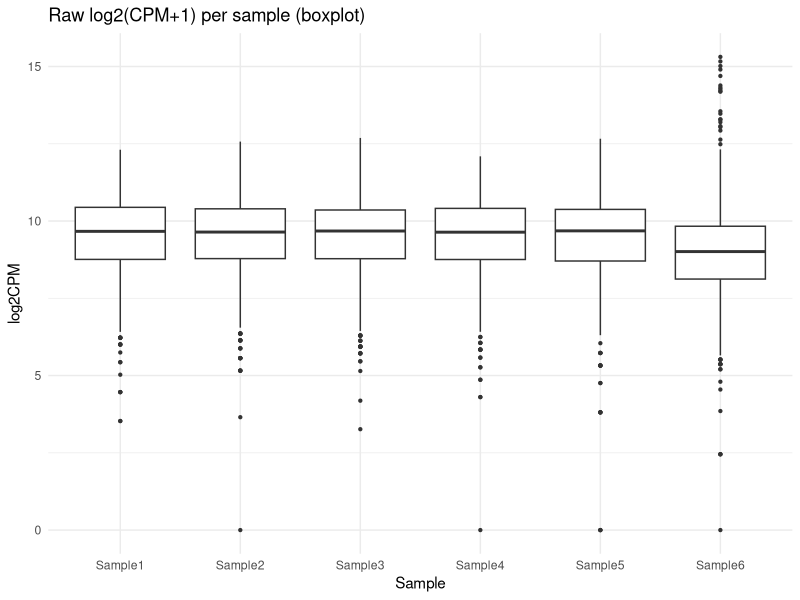
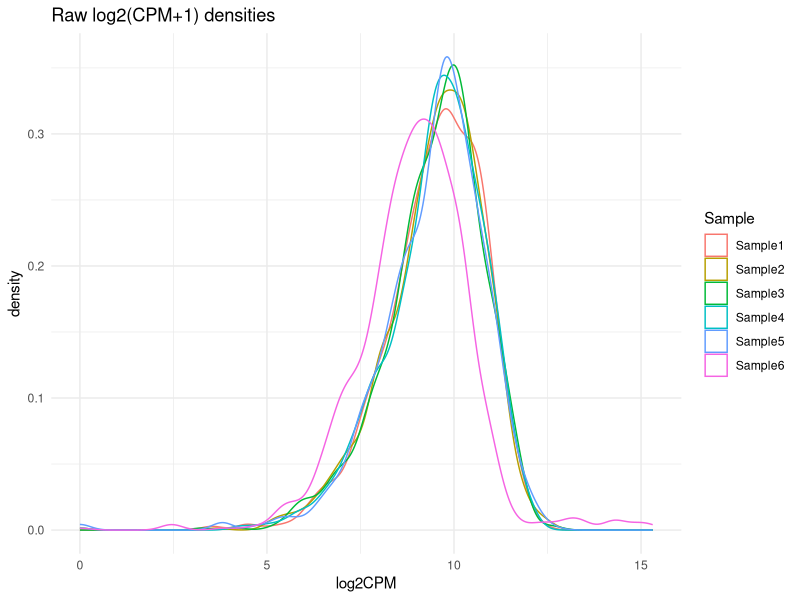
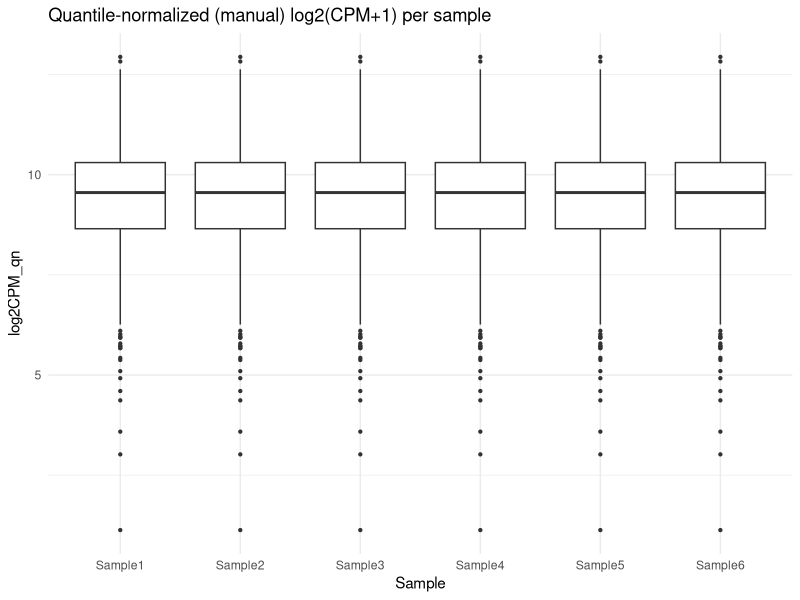
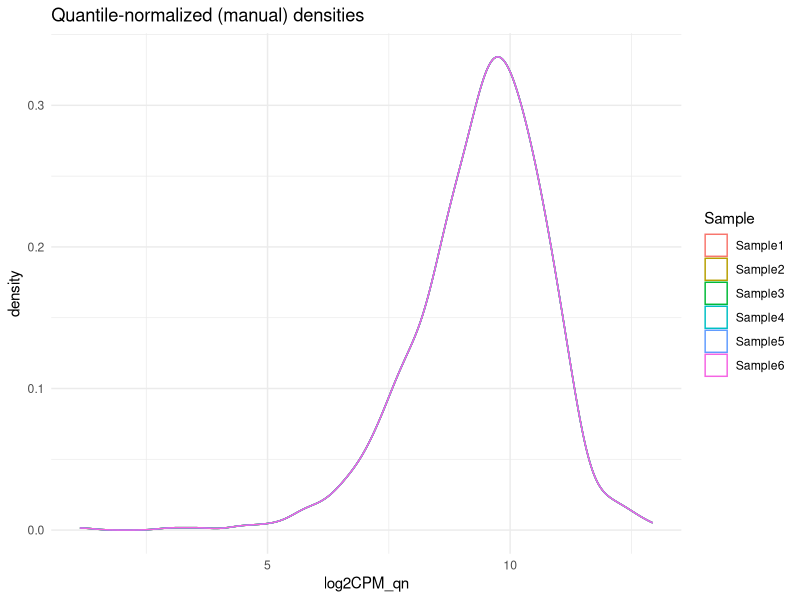
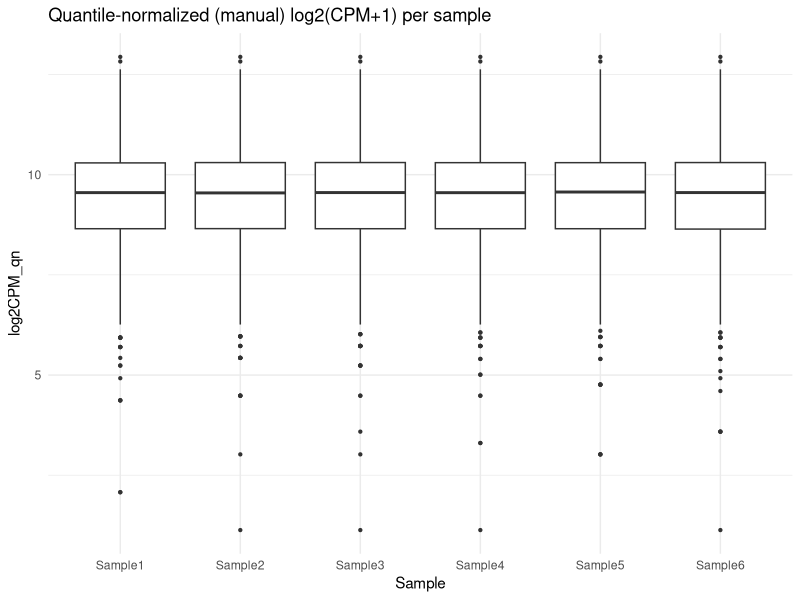
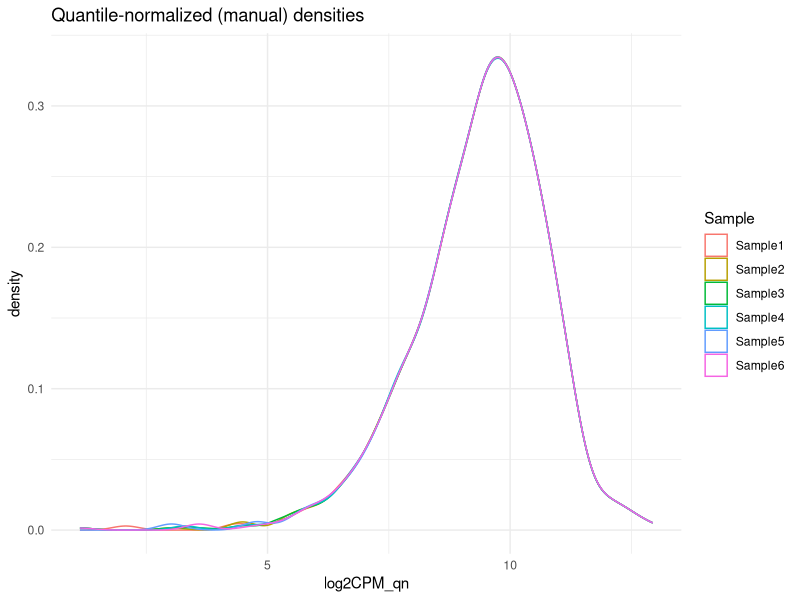

These figures' R source, in order:
## ---- chunk 1
knitr::opts_chunk$set(echo=TRUE, message=FALSE, warning=FALSE, fig.width=7, fig.height=4)
set.seed(123)
## ---- chunk 2
# Install packages if needed (uncomment to install)
# install.packages(c("ggplot2","reshape2","pheatmap"))
# if (!requireNamespace("BiocManager", quietly=TRUE)) install.packages("BiocManager")
# BiocManager::install("limma")

library(ggplot2)
library(reshape2)
library(limma)     # for normalizeBetweenArrays (quantile)
library(pheatmap)
## ---- chunk 3
set.seed(42)
G <- 1000   # genes
S <- 6      # samples

# baseline gene expression means (per-gene)
base_means <- rgamma(G, shape = 2, scale = 50)  # varying baseline abundances

# sample-specific library size factors
libsize_factors <- c(1.0, 0.9, 1.2, 1.1, 0.8, 1.5)

# create matrix of counts using NB (mu scaled by libsize)
dispersion <- 10  # NB size parameter (higher => lower overdispersion)
counts <- matrix(0, nrow=G, ncol=S)
for (s in seq_len(S)) {
  mu_s <- base_means * libsize_factors[s]
  counts[,s] <- rnbinom(G, mu = mu_s, size = dispersion)
}

colnames(counts) <- paste0("Sample", 1:S)
rownames(counts) <- paste0("Gene", seq_len(G))

# introduce compositional bias: in sample 6, amplify a small set of genes
set.seed(3)
highly_expressed <- sample(1:G, 25)
counts[highly_expressed, 6] <- counts[highly_expressed, 6] * 20

# quick summary
library_sizes <- colSums(counts)
round(library_sizes / 1e6, 4)  # in millions
## ---- chunk 4
# compute CPM
cpm <- sweep(counts, 2, colSums(counts), FUN="/") * 1e6
log2cpm <- log2(cpm + 1)

# show head
head(log2cpm)[,1:6]
## ---- chunk 5
df_raw <- melt(log2cpm)
colnames(df_raw) <- c("Gene", "Sample", "log2CPM")

# boxplot
p1 <- ggplot(df_raw, aes(x=Sample, y=log2CPM)) +
  geom_boxplot(outlier.size = 0.8) + ggtitle("Raw log2(CPM+1) per sample (boxplot)") +
  theme_minimal()
p1

# density
p2 <- ggplot(df_raw, aes(x=log2CPM, color=Sample)) +
  geom_density() + ggtitle("Raw log2(CPM+1) densities") + theme_minimal()
p2
## ---- chunk 6
quantile_normalize_manual <- function(mat) {
  # mat: numeric matrix with genes as rows and samples as columns
  stopifnot(is.matrix(mat))
  # 1) sort each column
  sorted_mat <- apply(mat, 2, sort, decreasing = FALSE)
  # 2) row means across sorted values (target quantiles)
  target_quantiles <- rowMeans(sorted_mat, na.rm = TRUE)
  # 3) map target quantiles back to original ranks
  result <- mat * NA
  for (j in seq_len(ncol(mat))) {
    ord <- order(mat[, j], na.last = NA)         # indices of sorted values ascending
    result[ord, j] <- target_quantiles
  }
  return(result)
}

# apply manual quantile normalization
log2cpm_qn_manual <- quantile_normalize_manual(log2cpm)
## ---- chunk 7
df_qn <- melt(log2cpm_qn_manual)
colnames(df_qn) <- c("Gene", "Sample", "log2CPM_qn")

# boxplot after QN
p3 <- ggplot(df_qn, aes(x=Sample, y=log2CPM_qn)) +
  geom_boxplot(outlier.size = 0.8) + ggtitle("Quantile-normalized (manual) log2(CPM+1) per sample") +
  theme_minimal()
p3

# density after QN
p4 <- ggplot(df_qn, aes(x=log2CPM_qn, color=Sample)) +
  geom_density() + ggtitle("Quantile-normalized (manual) densities") + theme_minimal()
p4
## ---- chunk 8
log2cpm_qn_limma <- normalizeBetweenArrays(log2cpm, method = "quantile")

# check equality up to numerical tolerance
max_abs_diff <- max(abs(log2cpm_qn_manual - log2cpm_qn_limma))
max_abs_diff
## ---- chunk 9
df_qn <- melt(log2cpm_qn_limma)
colnames(df_qn) <- c("Gene", "Sample", "log2CPM_qn")

# boxplot after QN
p3 <- ggplot(df_qn, aes(x=Sample, y=log2CPM_qn)) +
  geom_boxplot(outlier.size = 0.8) + ggtitle("Quantile-normalized (manual) log2(CPM+1) per sample") +
  theme_minimal()
p3

# density after QN
p4 <- ggplot(df_qn, aes(x=log2CPM_qn, color=Sample)) +
  geom_density() + ggtitle("Quantile-normalized (manual) densities") + theme_minimal()
p4
